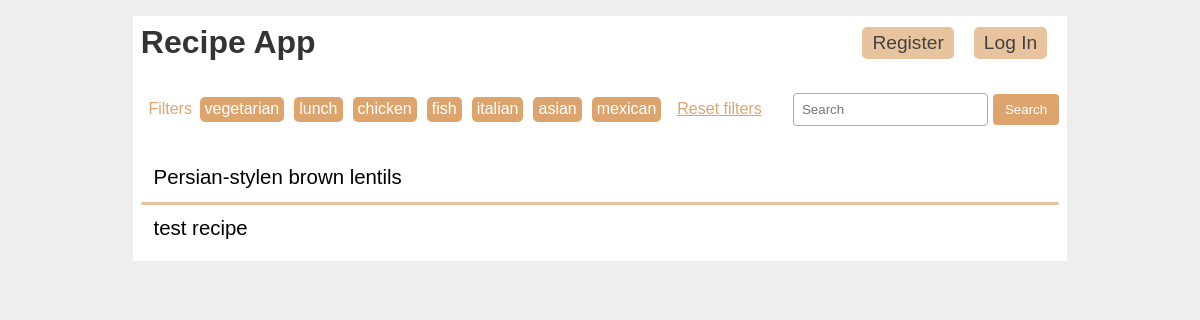
/filter_recipes/vegetarian, run on an earlier commit of the app's database.
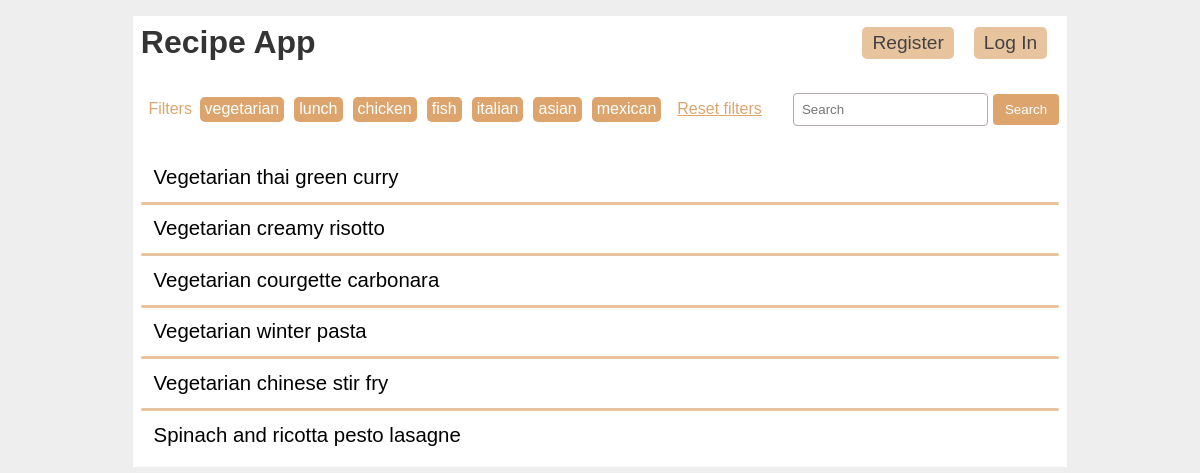
And on a later commit of the database.
### tables this page shows
CREATE TABLE recipes (
  id INTEGER PRIMARY KEY AUTOINCREMENT,
  title TEXT NOT NULL,
  ingredients TEXT NOT NULL,
  instructions TEXT NOT NULL,
  tags TEXT
);

### recipe_db/home.py (the view)
@bp.route('/filter_recipes/<string:filter>')
def filter_recipes(filter):
    if filter == "reset":
        recipes = recipe_get_all()
    else:
        recipes = recipe_search(filter, by_tag=True)
    tags = recipe_get_popular_tags()
    return render_template('recipes/index.html', recipes=recipes, filter_words=tags)

### recipe_db/auth.py (called while the page is built)
@bp.before_app_request
def load_logged_in_user():
    user_id = session.get('user_id')
    if user_id is None:
        g.user = None
    else:
        g.user = user_get_user_by_id(user_id)
        if g.user is False:
            print("Warning: User ID is None!")

### recipe_db/db.py (called while the page is built)
def get_db():
    if 'db' not in g:
        g.db = sqlite3.connect(
            current_app.config['DATABASE'],
            detect_types=sqlite3.PARSE_DECLTYPES
        )
        g.db.row_factory = sqlite3.Row
    return g.db

def db_text_search(input_param):
    results = search_string_in_table ("recipes", input_param)
    return results

def search_string_in_table(table_name, search_string):
    query = f"SELECT * FROM {table_name} WHERE title LIKE ? OR ingredients LIKE ? OR instructions LIKE ? OR tags LIKE ?;"
    records = get_db().execute(query, ('%' + search_string + '%','%' + search_string + '%','%' + search_string + '%','%' + search_string + '%')).fetchall()
    return records

### recipe_db/recipe.py (called while the page is built)
def parse(recipe):
    recipe_fields = ['id', 'title', 'ingredients', 'instructions', 'tags']
    recipe = dict(zip(recipe_fields, recipe))
    return recipe

### recipe_db/templates/recipes/index.html (shortened to what this page needs)
{% extends 'base.html' %}
{% block filters %}
<div class="filter-section">
  <div class="filter-buttons">
    <p class="filter-non-tag">Filters</p>
    {% for filter_word in filter_words %}
      <a href="{{ url_for('home.filter_recipes', filter=filter_word) }}" class="filter-button">{{ filter_word }}</a>
    {% endfor %}
    <a href="{{ url_for('home.filter_recipes', filter="reset") }}" class="filter-non-tag">Reset filters</a>
  </div>
  <div class="search-container">
    <form action="{{ url_for('home.search', query='search') }}" method="get">
      <input type="search" placeholder="Search" name="q" class="search-input">
      <button type="submit" class="search-button">Search</button>
    </form>
  </div>
</div>
{% endblock %}
{% block content %}
  <div class="recipe-list">
  {% for recipe in recipes %}
    <div class="recipe-title">
      <a class="action" href="{{ url_for('home.view_full_details', id=recipe['id']) }}">
        <p>{{ recipe['title'] }}</p>
      </a>
    </div>
  {% if not loop.last %}
  <hr>
  {% endif %}
  {% endfor %}
  </div>
{% endblock %}

What changed in the data, as far as the page shows it:
removed recipes: title "Persian-stylen brown lentils"
no longer on this page (row edited): recipes: title "test recipe"
added recipes: title "Vegetarian thai green curry"
added recipes: title "Vegetarian creamy risotto"
added recipes: title "Vegetarian courgette carbonara"
added recipes: title "Vegetarian winter pasta"
added recipes: title "Vegetarian chinese stir fry"
added recipes: title "Spinach and ricotta pesto lasagne"
